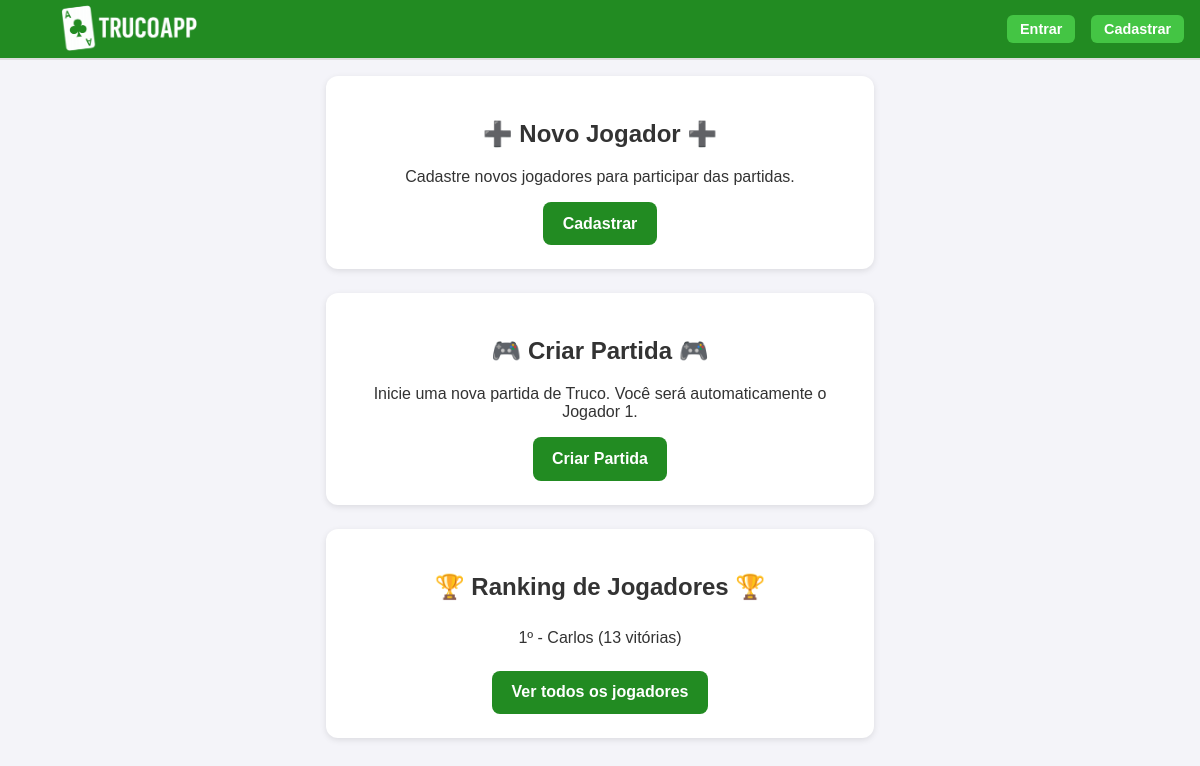
The app's page /, older data.
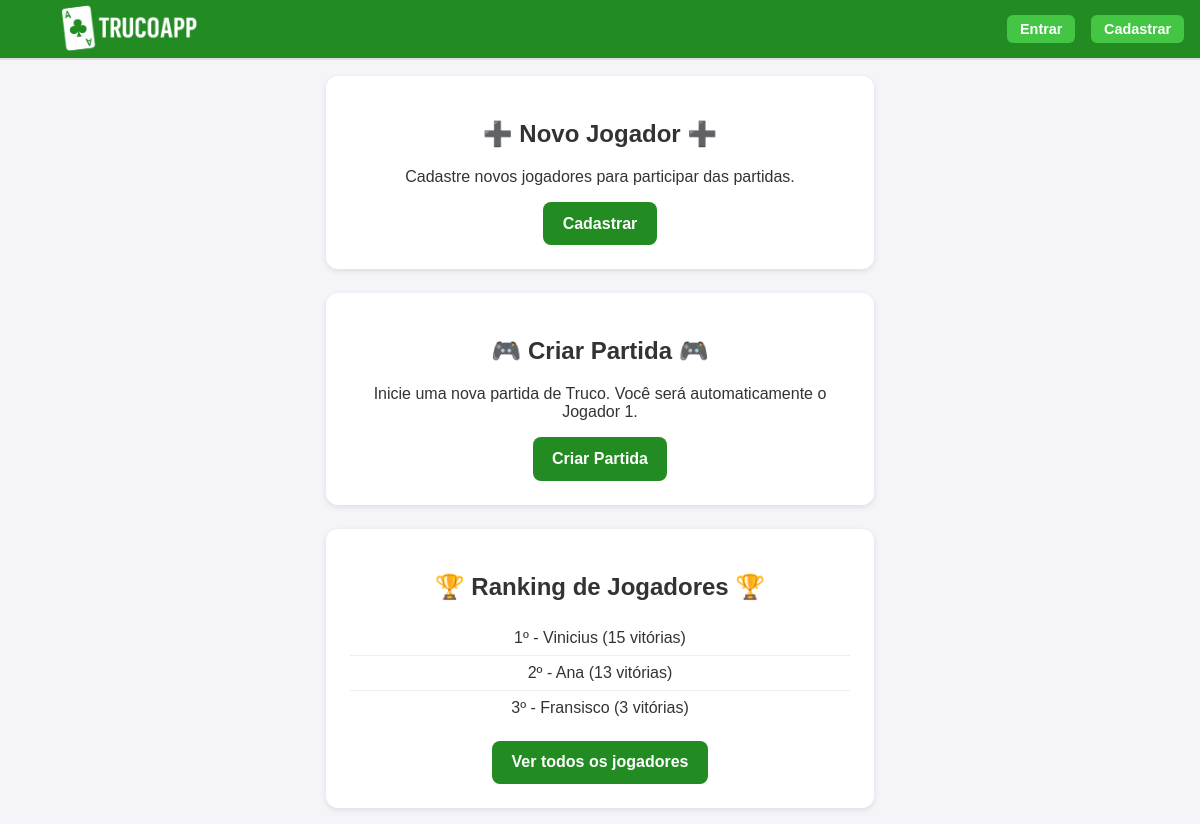
The same page, newer data.
### core/models.py (models this page shows, shortened)
class Jogador(models.Model):
    id = models.AutoField(primary_key=True)
    user = models.OneToOneField(
        User,
        on_delete=models.SET_NULL,
        null=True, blank=True,
        related_name="jogador",
        help_text="Usuário associado a este jogador (opcional)",
    )
    nome = models.CharField(max_length=100, help_text='Entre o nome', blank=True, default="")
    curso = models.CharField(max_length=100, help_text='Entre o curso', blank=True, default="")
    periodo = models.IntegerField(help_text='Informe o período do curso', default=0)
    email = models.EmailField(help_text='Informe o email', max_length=254, blank=True, default="")
    vitorias = models.IntegerField(help_text='Número de vitórias', default=0)
    derrotas = models.IntegerField(help_text='Número de derrotas', default=0)
    imagem = models.ImageField(upload_to='jogadores/', null=True, blank=True)
    dtNasc = models.DateField(
        help_text='Nascimento no formato DD/MM/AAAA',
        verbose_name='Data de nascimento',
        null=True, blank=True,
    )
    from django.db import models

### core/views.py (the view)
# urls.py: path("", views.HomeView.as_view(), name="home"),   # agora "/" abre a Home
class HomeView(TemplateView):
    template_name = "core/home.html"
    def get_context_data(self, **kwargs):
        context = super().get_context_data(**kwargs)
        context["ranking"] = Jogador.objects.order_by("-vitorias")[:5]
        return context

### templates/core/home.html (shortened to what this page needs)
{% extends "core/base.html" %}
{% load static %}
{% block content %}
  <div class="card">
    <h2>➕ Novo Jogador ➕</h2>
    <p>Cadastre novos jogadores para participar das partidas.</p>
    {% if request.user.is_authenticated %}
      <a href="{% url 'jogador_create' %}" class="btn">Cadastrar</a>
    {% else %}
      <a href="{% url 'login' %}?next={% url 'jogador_create' %}" class="btn">Cadastrar</a>
    {% endif %}
  </div>
<div class="card">
  <h2>🎮 Criar Partida 🎮</h2>
  <p>Inicie uma nova partida de Truco. Você será automaticamente o Jogador 1.</p>
  {% if request.user.is_authenticated %}
      <a href="{% url 'partida_escolher_jogador' %}" class="btn">Criar Partida</a>
  {% else %}
      <a href="{% url 'login' %}?next={% url 'partida_escolher_jogador' %}" class="btn">Criar Partida</a>
  {% endif %}
</div>
  <div class="card">
    <h2>🏆 Ranking de Jogadores 🏆</h2>
    <ul>
      {% for jogador in ranking %}
        <li>{{ forloop.counter }}º - {{ jogador.nome }} ({{ jogador.vitorias }} vitórias)</li>
      {% empty %}
        <li>Nenhum jogador cadastrado ainda.</li>
      {% endfor %}
    </ul>
    <a href="{% url 'jogador_list' %}" class="btn">Ver todos os jogadores</a>
  </div>
{% endblock %}

Row changes from the older to the newer data that the page shows:
added Jogador: nome "Vinicius", vitorias "15"
changed Jogador: nome "Carlos" → "Ana"
added Jogador: nome "Fransisco", vitorias "3"
